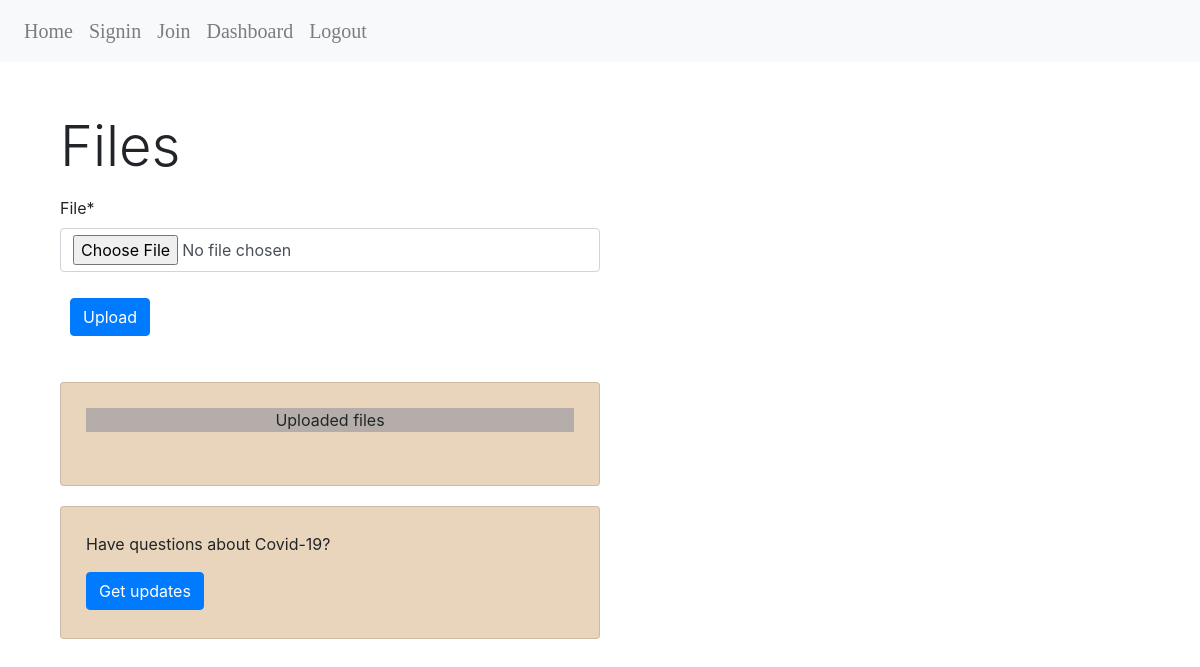
/file_upload/1 (signed in), run on an earlier commit of the app's database.
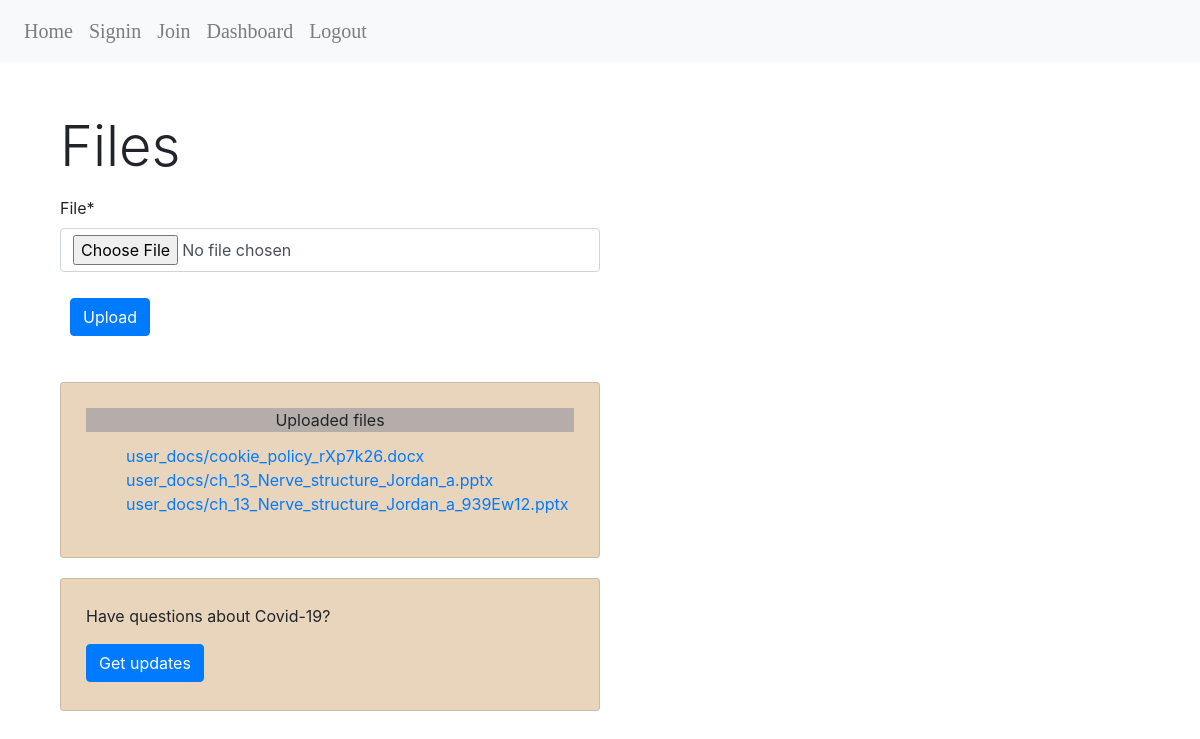
And on a later commit of the database.
### orgHaccounts/models.py (models this page shows)
class FileUpload(models.Model):
    file= models.FileField(upload_to="user_docs", null=True, blank=True)
    user= models.ForeignKey(User, related_name="fileUploads", on_delete=models.CASCADE)
    created_at= models.DateTimeField(auto_now=True)
    updated_at= models.DateTimeField(auto_now_add=True)

### orgHaccounts/views.py (the view, shortened to what this page needs)
# urls.py: path('file_upload/<int:user_id>', views.file_upload),
def file_upload(request, user_id):
    if request.method == 'GET':
        user= request.user
        form  = FileUploadForm()
        context = {
            'form': form,
            'user': user,
            }
        return render (request, 'dashboard/files.html', context)

### orgHaccounts/forms.py
class FileUploadForm(forms.ModelForm):
    file = forms.FileField(label= 'File', widget=forms.FileInput(attrs={'class': 'form-control col-lg-6', 'type':'file',}),)
    class Meta:
        model= FileUpload
        fields=['file']

### orgHaccounts/templates/dashboard/files.html (shortened to what this page needs)
{% extends "base.html" %}
{% load crispy_forms_tags %}
{% block content%}
<div class="container" id="wrapper">
    <div class="row">
        <div class="col">
        </div>
    </div>
    <div class="row">
        <div class="col">
            <p class="display-4"> Files </p>
            <form class="FileUploadForm" enctype="multipart/form-data" method="POST">
                {{ form|crispy }}
                <div class="row">
                    <div class="col">
                        <div class="form-group">
                            <button class="btn btn-primary" type="submit"> Upload </button>
                        </div>
                    </div>
                </div>
            </form>
        </div>
    </div>
    <div class="row">
        <div class="col">
            <div class="card" style="width: 50%;">
                <div class="card-body">
                {% if user.fileUploads %}
                    <p class="card-title"> Uploaded files </p>
                    <div class="scrollable">
                        <ul>
                            {% for fileUpload in user.fileUploads.all %}
                                <li>
                                    <a href="{{ fileUpload.file.url }}" target="_blank">
                                        <span>{{ fileUpload.file }}</span>
                                    </a>
                                </li>
                                {% endfor %}
                        </ul>
                    </div>
                {% endif %}
                </div>
            </div>
        </div>
    </div>
    <div class="row">
        <div class="col">
            <div class="card" style="width: 50%;">
                <div class="card-body">
                    <p class="card-text"> Have questions about Covid-19? </p>
                    <a href="/feed" class="btn btn-primary"> Get updates </a>
                </div>
            </div>
        </div>
    </div>
</div>
{% endblock %}

What changed in the data, as far as the page shows it:
added FileUpload: file "user_docs/cookie_policy_rXp7k26.docx"
added FileUpload: file "user_docs/ch_13_Nerve_structure_Jordan_a.pptx"
added FileUpload: file "user_docs/ch_13_Nerve_structure_Jordan_a_939Ew12.pptx"
